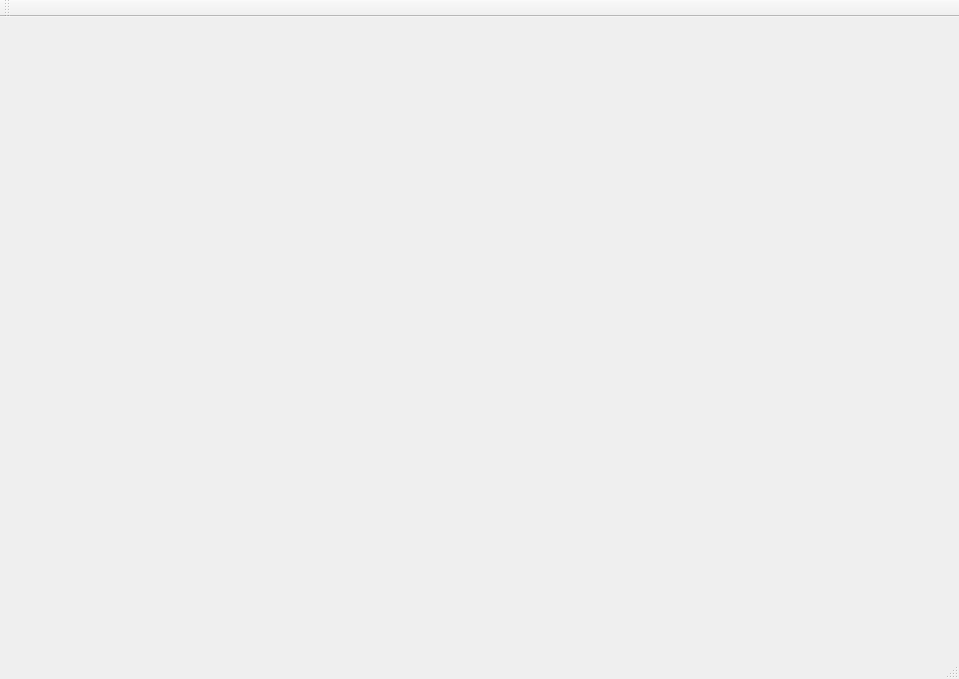
<?xml version="1.0" encoding="UTF-8"?>
<ui version="4.0">
 <class>MainWindow</class>
 <widget class="QMainWindow" name="MainWindow">
  <property name="geometry">
   <rect>
    <x>0</x>
    <y>0</y>
    <width>959</width>
    <height>679</height>
   </rect>
  </property>
  <property name="windowTitle">
   <string>MainWindow</string>
  </property>
  <property name="windowIcon">
   <iconset resource="images/image.qrc">
    <normaloff>:/image/logo.jpg</normaloff>:/image/logo.jpg</iconset>
  </property>
  <widget class="QWidget" name="centralWidget">
   <layout class="QGridLayout" name="gridLayout">
    <item row="0" column="0">
     <widget class="QWidget" name="navWId" native="true">
      <property name="minimumSize">
       <size>
        <width>0</width>
        <height>80</height>
       </size>
      </property>
      <property name="maximumSize">
       <size>
        <width>16777215</width>
        <height>80</height>
       </size>
      </property>
     </widget>
    </item>
    <item row="1" column="0">
     <widget class="QStackedWidget" name="stackedWid"/>
    </item>
   </layout>
  </widget>
  <widget class="QMenuBar" name="menuBar">
   <property name="geometry">
    <rect>
     <x>0</x>
     <y>0</y>
     <width>959</width>
     <height>26</height>
    </rect>
   </property>
  </widget>
  <widget class="QToolBar" name="mainToolBar">
   <attribute name="toolBarArea">
    <enum>TopToolBarArea</enum>
   </attribute>
   <attribute name="toolBarBreak">
    <bool>false</bool>
   </attribute>
  </widget>
  <widget class="QStatusBar" name="statusBar"/>
 </widget>
 <layoutdefault spacing="6" margin="11"/>
 <resources>
  <include location="images/image.qrc"/>
 </resources>
 <connections/>
</ui>
